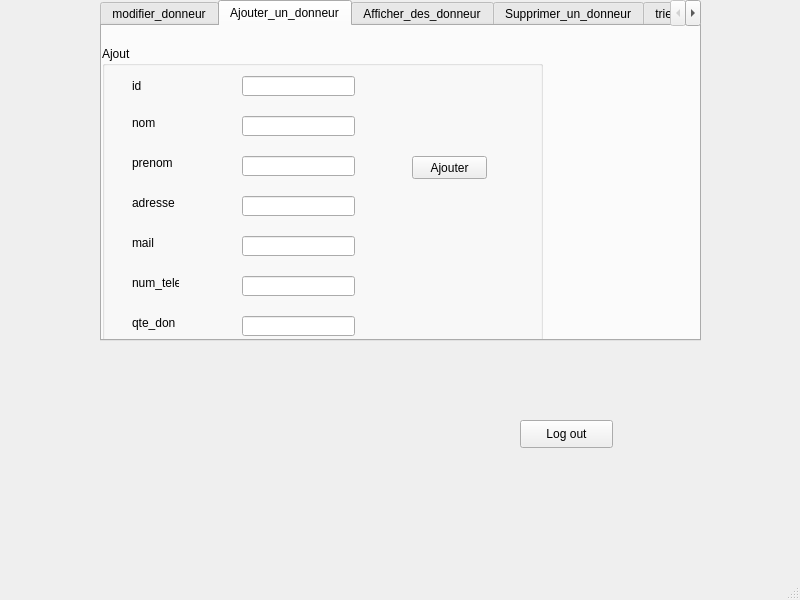
<?xml version="1.0" encoding="UTF-8"?>
<ui version="4.0">
 <class>WindowsFour</class>
 <widget class="QMainWindow" name="WindowsFour">
  <property name="geometry">
   <rect>
    <x>0</x>
    <y>0</y>
    <width>800</width>
    <height>600</height>
   </rect>
  </property>
  <property name="windowTitle">
   <string>MainWindow</string>
  </property>
  <widget class="QWidget" name="centralwidget">
   <widget class="QTabWidget" name="tab_donneur">
    <property name="geometry">
     <rect>
      <x>100</x>
      <y>0</y>
      <width>601</width>
      <height>341</height>
     </rect>
    </property>
    <property name="currentIndex">
     <number>1</number>
    </property>
    <widget class="QWidget" name="tab">
     <attribute name="title">
      <string>modifier_donneur</string>
     </attribute>
     <widget class="QGroupBox" name="groupBox_2">
      <property name="geometry">
       <rect>
        <x>10</x>
        <y>10</y>
        <width>461</width>
        <height>211</height>
       </rect>
      </property>
      <property name="title">
       <string>modifier</string>
      </property>
      <widget class="QLabel" name="label_9">
       <property name="geometry">
        <rect>
         <x>30</x>
         <y>30</y>
         <width>47</width>
         <height>14</height>
        </rect>
       </property>
       <property name="text">
        <string>ancienId</string>
       </property>
      </widget>
      <widget class="QLabel" name="label_10">
       <property name="geometry">
        <rect>
         <x>30</x>
         <y>60</y>
         <width>91</width>
         <height>16</height>
        </rect>
       </property>
       <property name="text">
        <string>nouveauId</string>
       </property>
      </widget>
      <widget class="QLabel" name="label_11">
       <property name="geometry">
        <rect>
         <x>30</x>
         <y>80</y>
         <width>101</width>
         <height>20</height>
        </rect>
       </property>
       <property name="text">
        <string>nouveauNumTele</string>
       </property>
      </widget>
      <widget class="QLabel" name="label_12">
       <property name="geometry">
        <rect>
         <x>30</x>
         <y>120</y>
         <width>71</width>
         <height>16</height>
        </rect>
       </property>
       <property name="text">
        <string>nouvelleQteDon</string>
       </property>
      </widget>
      <widget class="QLabel" name="label_13">
       <property name="geometry">
        <rect>
         <x>30</x>
         <y>150</y>
         <width>47</width>
         <height>14</height>
        </rect>
       </property>
       <property name="text">
        <string>nouvelleAdresse</string>
       </property>
      </widget>
      <widget class="QLabel" name="label_14">
       <property name="geometry">
        <rect>
         <x>30</x>
         <y>190</y>
         <width>47</width>
         <height>14</height>
        </rect>
       </property>
       <property name="text">
        <string>nouveauMail</string>
       </property>
      </widget>
      <widget class="QLineEdit" name="le_id_ancien">
       <property name="geometry">
        <rect>
         <x>150</x>
         <y>20</y>
         <width>113</width>
         <height>20</height>
        </rect>
       </property>
      </widget>
      <widget class="QLineEdit" name="le_id_nouveau">
       <property name="geometry">
        <rect>
         <x>150</x>
         <y>50</y>
         <width>113</width>
         <height>20</height>
        </rect>
       </property>
      </widget>
      <widget class="QLineEdit" name="le_num_tele_nouveau">
       <property name="geometry">
        <rect>
         <x>150</x>
         <y>80</y>
         <width>113</width>
         <height>20</height>
        </rect>
       </property>
      </widget>
      <widget class="QLineEdit" name="le_qte_don_nouvelle">
       <property name="geometry">
        <rect>
         <x>150</x>
         <y>110</y>
         <width>113</width>
         <height>20</height>
        </rect>
       </property>
      </widget>
      <widget class="QLineEdit" name="le_adresse_nouvelle">
       <property name="geometry">
        <rect>
         <x>150</x>
         <y>140</y>
         <width>113</width>
         <height>20</height>
        </rect>
       </property>
      </widget>
      <widget class="QLineEdit" name="le_mail_nouveau">
       <property name="geometry">
        <rect>
         <x>150</x>
         <y>180</y>
         <width>113</width>
         <height>20</height>
        </rect>
       </property>
      </widget>
      <widget class="QPushButton" name="modifier">
       <property name="geometry">
        <rect>
         <x>330</x>
         <y>120</y>
         <width>75</width>
         <height>23</height>
        </rect>
       </property>
       <property name="text">
        <string>modifier</string>
       </property>
      </widget>
     </widget>
    </widget>
    <widget class="QWidget" name="widget_2">
     <attribute name="title">
      <string>Ajouter_un_donneur</string>
     </attribute>
     <widget class="QGroupBox" name="groupBox">
      <property name="geometry">
       <rect>
        <x>0</x>
        <y>20</y>
        <width>441</width>
        <height>301</height>
       </rect>
      </property>
      <property name="title">
       <string>Ajout</string>
      </property>
      <widget class="QLabel" name="label">
       <property name="geometry">
        <rect>
         <x>30</x>
         <y>30</y>
         <width>41</width>
         <height>20</height>
        </rect>
       </property>
       <property name="text">
        <string>id</string>
       </property>
      </widget>
      <widget class="QLabel" name="label_2">
       <property name="geometry">
        <rect>
         <x>30</x>
         <y>70</y>
         <width>47</width>
         <height>14</height>
        </rect>
       </property>
       <property name="text">
        <string>nom</string>
       </property>
      </widget>
      <widget class="QLabel" name="label_3">
       <property name="geometry">
        <rect>
         <x>30</x>
         <y>110</y>
         <width>47</width>
         <height>14</height>
        </rect>
       </property>
       <property name="text">
        <string>prenom</string>
       </property>
      </widget>
      <widget class="QLineEdit" name="le_id">
       <property name="geometry">
        <rect>
         <x>140</x>
         <y>30</y>
         <width>113</width>
         <height>20</height>
        </rect>
       </property>
      </widget>
      <widget class="QLineEdit" name="le_nom">
       <property name="geometry">
        <rect>
         <x>140</x>
         <y>70</y>
         <width>113</width>
         <height>20</height>
        </rect>
       </property>
      </widget>
      <widget class="QLineEdit" name="le_prenom">
       <property name="geometry">
        <rect>
         <x>140</x>
         <y>110</y>
         <width>113</width>
         <height>20</height>
        </rect>
       </property>
      </widget>
      <widget class="QPushButton" name="pb_ajouter">
       <property name="geometry">
        <rect>
         <x>310</x>
         <y>110</y>
         <width>75</width>
         <height>23</height>
        </rect>
       </property>
       <property name="text">
        <string>Ajouter</string>
       </property>
      </widget>
      <widget class="QLabel" name="label_4">
       <property name="geometry">
        <rect>
         <x>30</x>
         <y>150</y>
         <width>47</width>
         <height>14</height>
        </rect>
       </property>
       <property name="text">
        <string>adresse</string>
       </property>
      </widget>
      <widget class="QLabel" name="label_5">
       <property name="geometry">
        <rect>
         <x>30</x>
         <y>190</y>
         <width>47</width>
         <height>14</height>
        </rect>
       </property>
       <property name="text">
        <string>mail</string>
       </property>
      </widget>
      <widget class="QLabel" name="label_6">
       <property name="geometry">
        <rect>
         <x>30</x>
         <y>230</y>
         <width>47</width>
         <height>14</height>
        </rect>
       </property>
       <property name="text">
        <string>num_tele</string>
       </property>
      </widget>
      <widget class="QLineEdit" name="le_adresse">
       <property name="geometry">
        <rect>
         <x>140</x>
         <y>150</y>
         <width>113</width>
         <height>20</height>
        </rect>
       </property>
      </widget>
      <widget class="QLineEdit" name="le_mail">
       <property name="geometry">
        <rect>
         <x>140</x>
         <y>190</y>
         <width>113</width>
         <height>20</height>
        </rect>
       </property>
      </widget>
      <widget class="QLineEdit" name="le_num_tele">
       <property name="geometry">
        <rect>
         <x>140</x>
         <y>230</y>
         <width>113</width>
         <height>20</height>
        </rect>
       </property>
      </widget>
      <widget class="QLineEdit" name="le_qte_don">
       <property name="geometry">
        <rect>
         <x>140</x>
         <y>270</y>
         <width>113</width>
         <height>20</height>
        </rect>
       </property>
      </widget>
      <widget class="QLabel" name="label_7">
       <property name="geometry">
        <rect>
         <x>30</x>
         <y>270</y>
         <width>47</width>
         <height>14</height>
        </rect>
       </property>
       <property name="text">
        <string>qte_don</string>
       </property>
      </widget>
     </widget>
    </widget>
    <widget class="QWidget" name="widget_3">
     <attribute name="title">
      <string>Afficher_des_donneur</string>
     </attribute>
     <widget class="QTableView" name="tab_don">
      <property name="geometry">
       <rect>
        <x>10</x>
        <y>20</y>
        <width>471</width>
        <height>251</height>
       </rect>
      </property>
     </widget>
    </widget>
    <widget class="QWidget" name="widget_1">
     <attribute name="title">
      <string>Supprimer_un_donneur</string>
     </attribute>
     <widget class="QLabel" name="label_8">
      <property name="geometry">
       <rect>
        <x>50</x>
        <y>33</y>
        <width>61</width>
        <height>21</height>
       </rect>
      </property>
      <property name="text">
       <string>Identifient</string>
      </property>
     </widget>
     <widget class="QLineEdit" name="le_id_sup">
      <property name="geometry">
       <rect>
        <x>160</x>
        <y>40</y>
        <width>113</width>
        <height>20</height>
       </rect>
      </property>
     </widget>
     <widget class="QPushButton" name="pb_supprimer">
      <property name="geometry">
       <rect>
        <x>310</x>
        <y>120</y>
        <width>75</width>
        <height>23</height>
       </rect>
      </property>
      <property name="text">
       <string>supprimer</string>
      </property>
     </widget>
    </widget>
    <widget class="QWidget" name="tab_2">
     <attribute name="title">
      <string>trier_les_donneur</string>
     </attribute>
     <widget class="QComboBox" name="comboBox_3">
      <property name="geometry">
       <rect>
        <x>80</x>
        <y>10</y>
        <width>241</width>
        <height>31</height>
       </rect>
      </property>
     </widget>
     <widget class="QTableView" name="tableView2">
      <property name="geometry">
       <rect>
        <x>55</x>
        <y>61</y>
        <width>291</width>
        <height>191</height>
       </rect>
      </property>
     </widget>
    </widget>
    <widget class="QWidget" name="tab_3">
     <attribute name="title">
      <string>rechercher_donneur</string>
     </attribute>
     <widget class="QTableView" name="tableView_3">
      <property name="geometry">
       <rect>
        <x>100</x>
        <y>70</y>
        <width>256</width>
        <height>192</height>
       </rect>
      </property>
     </widget>
     <widget class="QLineEdit" name="lineEdit_recherche">
      <property name="geometry">
       <rect>
        <x>160</x>
        <y>40</y>
        <width>113</width>
        <height>20</height>
       </rect>
      </property>
     </widget>
    </widget>
    <widget class="QWidget" name="tab_4">
     <attribute name="title">
      <string>exporte_client</string>
     </attribute>
     <widget class="QPushButton" name="pdf_client">
      <property name="geometry">
       <rect>
        <x>120</x>
        <y>80</y>
        <width>75</width>
        <height>23</height>
       </rect>
      </property>
      <property name="text">
       <string>client</string>
      </property>
     </widget>
    </widget>
    <widget class="QWidget" name="tab_5">
     <attribute name="title">
      <string>exporter unpdf</string>
     </attribute>
     <widget class="QPushButton" name="pb_pdf">
      <property name="geometry">
       <rect>
        <x>210</x>
        <y>70</y>
        <width>75</width>
        <height>23</height>
       </rect>
      </property>
      <property name="text">
       <string>donneur</string>
      </property>
     </widget>
    </widget>
    <widget class="QWidget" name="tab_6">
     <attribute name="title">
      <string>ajouter_client</string>
     </attribute>
     <widget class="QGroupBox" name="groupBox_3">
      <property name="geometry">
       <rect>
        <x>40</x>
        <y>50</y>
        <width>401</width>
        <height>251</height>
       </rect>
      </property>
      <property name="title">
       <string>ajout_client</string>
      </property>
      <widget class="QLabel" name="id_client">
       <property name="geometry">
        <rect>
         <x>50</x>
         <y>30</y>
         <width>47</width>
         <height>14</height>
        </rect>
       </property>
       <property name="text">
        <string>id_client</string>
       </property>
      </widget>
      <widget class="QLabel" name="nom_client">
       <property name="geometry">
        <rect>
         <x>50</x>
         <y>50</y>
         <width>47</width>
         <height>14</height>
        </rect>
       </property>
       <property name="text">
        <string>nom_client</string>
       </property>
      </widget>
      <widget class="QLabel" name="prenom_client">
       <property name="geometry">
        <rect>
         <x>50</x>
         <y>80</y>
         <width>47</width>
         <height>14</height>
        </rect>
       </property>
       <property name="text">
        <string>prenom</string>
       </property>
      </widget>
      <widget class="QLabel" name="mail_client">
       <property name="geometry">
        <rect>
         <x>50</x>
         <y>110</y>
         <width>47</width>
         <height>14</height>
        </rect>
       </property>
       <property name="text">
        <string>mail</string>
       </property>
      </widget>
      <widget class="QLabel" name="num_tele_client">
       <property name="geometry">
        <rect>
         <x>50</x>
         <y>140</y>
         <width>47</width>
         <height>14</height>
        </rect>
       </property>
       <property name="text">
        <string>num_tele_client</string>
       </property>
      </widget>
      <widget class="QLabel" name="qte_don_client">
       <property name="geometry">
        <rect>
         <x>50</x>
         <y>170</y>
         <width>47</width>
         <height>14</height>
        </rect>
       </property>
       <property name="text">
        <string>qte_achat</string>
       </property>
      </widget>
      <widget class="QLineEdit" name="le_id_client">
       <property name="geometry">
        <rect>
         <x>130</x>
         <y>20</y>
         <width>113</width>
         <height>20</height>
        </rect>
       </property>
      </widget>
      <widget class="QLineEdit" name="le_nom_client">
       <property name="geometry">
        <rect>
         <x>130</x>
         <y>50</y>
         <width>113</width>
         <height>20</height>
        </rect>
       </property>
      </widget>
      <widget class="QLineEdit" name="le_prenom_client">
       <property name="geometry">
        <rect>
         <x>130</x>
         <y>80</y>
         <width>113</width>
         <height>20</height>
        </rect>
       </property>
      </widget>
      <widget class="QLineEdit" name="le_mail_client">
       <property name="geometry">
        <rect>
         <x>130</x>
         <y>110</y>
         <width>113</width>
         <height>20</height>
        </rect>
       </property>
      </widget>
      <widget class="QLineEdit" name="le_num_tele_client">
       <property name="geometry">
        <rect>
         <x>130</x>
         <y>140</y>
         <width>113</width>
         <height>20</height>
        </rect>
       </property>
      </widget>
      <widget class="QLineEdit" name="le_qte_achat_client">
       <property name="geometry">
        <rect>
         <x>130</x>
         <y>180</y>
         <width>113</width>
         <height>20</height>
        </rect>
       </property>
      </widget>
      <widget class="QPushButton" name="pb_ajouter_client">
       <property name="geometry">
        <rect>
         <x>260</x>
         <y>70</y>
         <width>75</width>
         <height>23</height>
        </rect>
       </property>
       <property name="text">
        <string>PushButton</string>
       </property>
      </widget>
      <widget class="QLineEdit" name="le_adresse_client">
       <property name="geometry">
        <rect>
         <x>130</x>
         <y>210</y>
         <width>113</width>
         <height>20</height>
        </rect>
       </property>
      </widget>
      <widget class="QLabel" name="label_15">
       <property name="geometry">
        <rect>
         <x>40</x>
         <y>200</y>
         <width>47</width>
         <height>14</height>
        </rect>
       </property>
       <property name="text">
        <string>adresse</string>
       </property>
      </widget>
     </widget>
    </widget>
    <widget class="QWidget" name="tab_7">
     <attribute name="title">
      <string>supprimer_client</string>
     </attribute>
     <widget class="QLabel" name="id_sup_client_label">
      <property name="geometry">
       <rect>
        <x>60</x>
        <y>60</y>
        <width>47</width>
        <height>14</height>
       </rect>
      </property>
      <property name="text">
       <string>id</string>
      </property>
     </widget>
     <widget class="QLineEdit" name="le_id_sup_client">
      <property name="geometry">
       <rect>
        <x>170</x>
        <y>60</y>
        <width>113</width>
        <height>20</height>
       </rect>
      </property>
     </widget>
     <widget class="QPushButton" name="pb_supprimer_client">
      <property name="geometry">
       <rect>
        <x>330</x>
        <y>110</y>
        <width>75</width>
        <height>23</height>
       </rect>
      </property>
      <property name="text">
       <string>PushButton</string>
      </property>
     </widget>
    </widget>
    <widget class="QWidget" name="tab_8">
     <attribute name="title">
      <string>afficher_client</string>
     </attribute>
     <widget class="QTableView" name="tab_don_client">
      <property name="geometry">
       <rect>
        <x>10</x>
        <y>30</y>
        <width>471</width>
        <height>251</height>
       </rect>
      </property>
     </widget>
    </widget>
    <widget class="QWidget" name="tab_9">
     <attribute name="title">
      <string>modifier_client</string>
     </attribute>
     <widget class="QGroupBox" name="groupBox_4">
      <property name="geometry">
       <rect>
        <x>10</x>
        <y>40</y>
        <width>461</width>
        <height>211</height>
       </rect>
      </property>
      <property name="title">
       <string>modifier</string>
      </property>
      <widget class="QLabel" name="label_16">
       <property name="geometry">
        <rect>
         <x>30</x>
         <y>30</y>
         <width>47</width>
         <height>14</height>
        </rect>
       </property>
       <property name="text">
        <string>ancienId</string>
       </property>
      </widget>
      <widget class="QLabel" name="label_17">
       <property name="geometry">
        <rect>
         <x>30</x>
         <y>60</y>
         <width>91</width>
         <height>16</height>
        </rect>
       </property>
       <property name="text">
        <string>nouveauId</string>
       </property>
      </widget>
      <widget class="QLabel" name="label_18">
       <property name="geometry">
        <rect>
         <x>30</x>
         <y>80</y>
         <width>101</width>
         <height>20</height>
        </rect>
       </property>
       <property name="text">
        <string>nouveauNumTele</string>
       </property>
      </widget>
      <widget class="QLabel" name="label_19">
       <property name="geometry">
        <rect>
         <x>30</x>
         <y>120</y>
         <width>71</width>
         <height>16</height>
        </rect>
       </property>
       <property name="text">
        <string>nouvelleQteDon</string>
       </property>
      </widget>
      <widget class="QLabel" name="label_20">
       <property name="geometry">
        <rect>
         <x>30</x>
         <y>150</y>
         <width>47</width>
         <height>14</height>
        </rect>
       </property>
       <property name="text">
        <string>nouvelleAdresse</string>
       </property>
      </widget>
      <widget class="QLabel" name="label_21">
       <property name="geometry">
        <rect>
         <x>30</x>
         <y>190</y>
         <width>47</width>
         <height>14</height>
        </rect>
       </property>
       <property name="text">
        <string>nouveauMail</string>
       </property>
      </widget>
      <widget class="QLineEdit" name="le_id_ancien_client">
       <property name="geometry">
        <rect>
         <x>150</x>
         <y>20</y>
         <width>113</width>
         <height>20</height>
        </rect>
       </property>
      </widget>
      <widget class="QLineEdit" name="le_id_nouveau_client">
       <property name="geometry">
        <rect>
         <x>150</x>
         <y>50</y>
         <width>113</width>
         <height>20</height>
        </rect>
       </property>
      </widget>
      <widget class="QLineEdit" name="le_num_tele_nouveau_client">
       <property name="geometry">
        <rect>
         <x>150</x>
         <y>80</y>
         <width>113</width>
         <height>20</height>
        </rect>
       </property>
      </widget>
      <widget class="QLineEdit" name="le_qte_achat_nouvelle_client">
       <property name="geometry">
        <rect>
         <x>150</x>
         <y>110</y>
         <width>113</width>
         <height>20</height>
        </rect>
       </property>
      </widget>
      <widget class="QLineEdit" name="le_adresse_nouvelle_client">
       <property name="geometry">
        <rect>
         <x>150</x>
         <y>140</y>
         <width>113</width>
         <height>20</height>
        </rect>
       </property>
      </widget>
      <widget class="QLineEdit" name="le_mail_nouveau_client">
       <property name="geometry">
        <rect>
         <x>150</x>
         <y>180</y>
         <width>113</width>
         <height>20</height>
        </rect>
       </property>
      </widget>
      <widget class="QPushButton" name="modifier_client">
       <property name="geometry">
        <rect>
         <x>330</x>
         <y>120</y>
         <width>75</width>
         <height>23</height>
        </rect>
       </property>
       <property name="text">
        <string>modifier</string>
       </property>
      </widget>
     </widget>
    </widget>
    <widget class="QWidget" name="tab_10">
     <attribute name="title">
      <string>trier_client</string>
     </attribute>
     <widget class="QComboBox" name="comboBox_4">
      <property name="geometry">
       <rect>
        <x>120</x>
        <y>20</y>
        <width>241</width>
        <height>31</height>
       </rect>
      </property>
     </widget>
     <widget class="QTableView" name="tableView2_client">
      <property name="geometry">
       <rect>
        <x>90</x>
        <y>70</y>
        <width>291</width>
        <height>191</height>
       </rect>
      </property>
     </widget>
    </widget>
    <widget class="QWidget" name="tab_11">
     <attribute name="title">
      <string>rechercher_client</string>
     </attribute>
    </widget>
   </widget>
   <widget class="QPushButton" name="pushButtonLogout">
    <property name="geometry">
     <rect>
      <x>520</x>
      <y>420</y>
      <width>93</width>
      <height>28</height>
     </rect>
    </property>
    <property name="text">
     <string>Log out</string>
    </property>
   </widget>
  </widget>
  <widget class="QMenuBar" name="menubar">
   <property name="geometry">
    <rect>
     <x>0</x>
     <y>0</y>
     <width>800</width>
     <height>26</height>
    </rect>
   </property>
  </widget>
  <widget class="QStatusBar" name="statusbar"/>
 </widget>
 <resources/>
 <connections/>
</ui>
